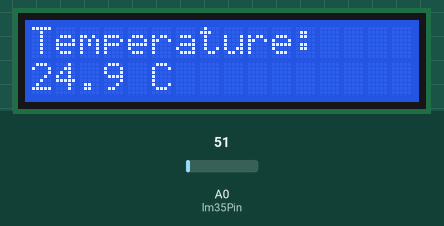
Simulated run of this sketch. Board: Arduino Uno, built with avr-gcc and run on an emulated ATmega328P. Shown: 16×2 character LCD. Inputs (shaded band) come from the test bench; at power-on: A0 (lm35Pin) = 51. What the sketch prints to the serial monitor is not drawn.

Above: at 1.2 s.
1.3 s: A0 (lm35Pin) set to 61
At 2.0 s:
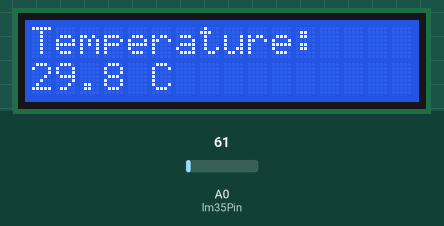
3.0 s: A0 (lm35Pin) set to 71
At 3.5 s:
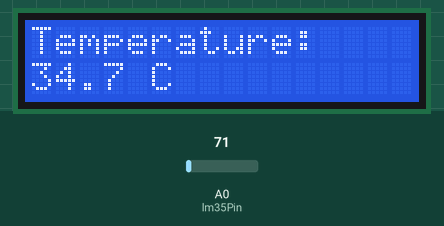
4.5 s: A0 (lm35Pin) set to 86
At 5.1 s:
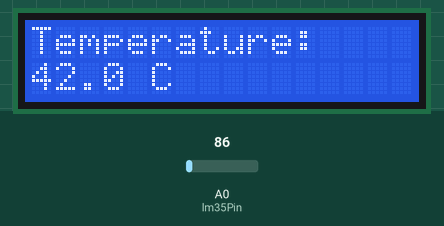
Timing chart, 0 to 7.5 s (numbered marks = the images above; inputs shaded):
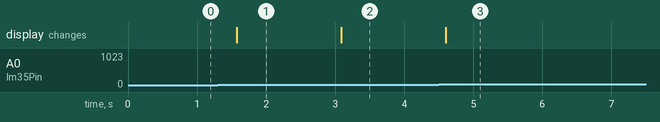

Measured:
- after the input at 1.3 s, the display: changes after 0.28 s (image 1)
- after the input at 3.0 s, the display: changes after 0.09 s (image 2)
- after the input at 4.5 s, the display: changes after 0.10 s (image 3)

The sketch:

temperature_monitor.ino
```cpp
/*
  Project 03: Temperature Monitor (LM35 + parallel LCD1602)

  Components: LM35 (A0), LCD1602 in 4-bit parallel mode, potentiometer (contrast)

  LCD wiring:
    GND -> GND        RS -> pin 7        D4 -> pin 9
    VDD -> 5V         RW -> GND          D5 -> pin 10
    VO  -> pot wiper  E  -> pin 8        D6 -> pin 11
    BLK -> GND        BLA -> 5V          D7 -> pin 12
*/

#include <LiquidCrystal.h>

// RS, E, D4, D5, D6, D7
LiquidCrystal lcd(7, 8, 9, 10, 11, 12);

const int lm35Pin = A0;

void setup() {
  lcd.begin(16, 2);
  Serial.begin(9600);
}

void loop() {
  int lm35Raw = analogRead(lm35Pin);

  float voltage = lm35Raw * (5.0 / 1024.0);   // ADC counts -> volts
  float tempC   = voltage * 100.0;            // LM35 outputs 10 mV per °C

  lcd.setCursor(0, 0);
  lcd.print("Temperature:");
  lcd.setCursor(0, 1);
  lcd.print(tempC, 1);
  lcd.print(" C   ");        // trailing spaces clear leftover characters

  Serial.print("Temp: ");
  Serial.print(tempC);
  Serial.println(" C");

  delay(500);
}
```
